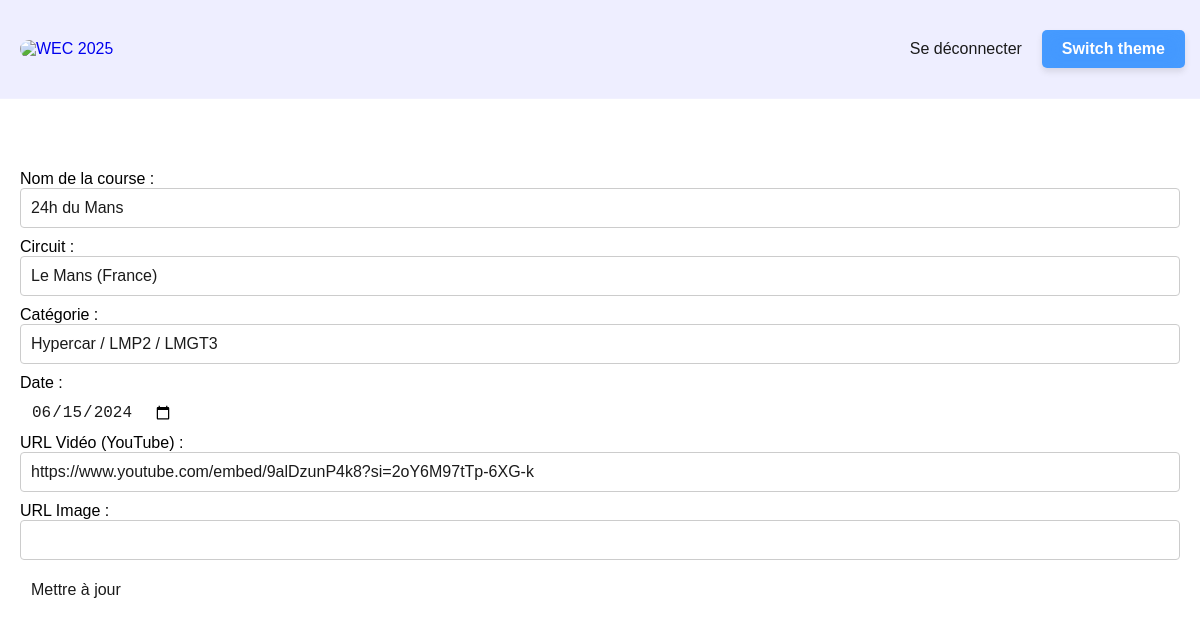
The page /edit_race.php?id=24 (signed in) on the database its author committed.
### tables this page shows
CREATE TABLE IF NOT EXISTS `races` (
  `id` int NOT NULL AUTO_INCREMENT,
  `race_name` varchar(100) NOT NULL,
  `circuit` varchar(100) NOT NULL,
  `category` varchar(50) NOT NULL,
  `race_date` date NOT NULL,
  `video_url` text,
  `image_url` text,
  PRIMARY KEY (`id`)
);

### config.php (called while the page is built)
<?php
class Database
{
    private $host = 'localhost';
    private $dbname = 'WEC_2025';
    private $user = 'root';
    private $pass = '';
    private $pdo;
    public function __construct()
    {
        try {
            $this->pdo = new PDO("mysql:host={$this->host};dbname={$this->dbname}", $this->user, $this->pass);
            $this->pdo->setAttribute(PDO::ATTR_ERRMODE, PDO::ERRMODE_EXCEPTION);
            $this->pdo->setAttribute(PDO::ATTR_DEFAULT_FETCH_MODE, PDO::FETCH_ASSOC);
        } catch (PDOException $e) {
            echo "Database connection failed: " . $e->getMessage();
            exit;
        }
    }
    public function getConnection()
    {
        return $this->pdo;
    }
}

### race.php (called while the page is built, shortened)
<?php
require_once 'config.php';
class Race
{
    private $pdo;
    public function __construct()
    {
        $db = new Database();
        $this->pdo = $db->getConnection();
    }
    public function getRaceById($id)
    {
        $stmt = $this->pdo->prepare("SELECT * FROM races WHERE id = ?");
        $stmt->execute([$id]);
        return $stmt->fetch();
    }
}

### racecontroller.php (called while the page is built, shortened)
<?php
require_once 'race.php';
class RaceController
{
    private $raceModel;
    public function __construct()
    {
        $this->raceModel = new Race();
    }
    public function getRaceById($id)
    {
        return $this->raceModel->getRaceById($id);
    }
}

### edit_race.php (the view, shortened to what this page needs)
<?php
require_once 'RaceController.php';
$raceController = new RaceController();
$race = null;
if (isset($_GET['id'])) {
    $id = intval($_GET['id']);
    $race = $raceController->getRaceById($id);
}
?>
<?php require "header.php";
?>
<?php if ($race): ?>
    <form method="post" action="">
        <label for="raceName">Nom de la course :</label><br>
        <input type="text" name="raceName" value="<?= htmlspecialchars($race['race_name'] ?? '') ?>" required><br>
        <label for="circuit">Circuit :</label><br>
        <input type="text" name="circuit" value="<?= htmlspecialchars($race['circuit'] ?? '') ?>" required><br>
        <label for="category">Catégorie :</label><br>
        <input type="text" name="category" value="<?= htmlspecialchars($race['category'] ?? '') ?>" required><br>
        <label for="raceDate">Date :</label><br>
        <input type="date" name="raceDate" value="<?= htmlspecialchars($race['race_date'] ?? '') ?>" required><br>
        <label for="videoUrl">URL Vidéo (YouTube) :</label><br>
        <input type="text" name="videoUrl" value="<?= htmlspecialchars($race['video_url'] ?? '') ?>"><br>
        <label for="imageUrl">URL Image :</label><br>
        <input type="text" name="imageUrl" value="<?= htmlspecialchars($race['image_url'] ?? '') ?>"><br>
        <input type="submit" name="updateRace" value="Mettre à jour">
    </form>
<?php else: ?>
    <p>Course introuvable ou identifiant non spécifié.</p>
<?php endif; ?>
</body>
</html>

### styles.css (style rules this page uses)
:root { --background-color: rgba(255, 255, 255, 0.6); --text-color: #1b1b1b; --background-nav: rgba(200, 200, 255, 0.3); --menu-background: #e8e8e8; --burger-span: #111; --post-background-color: rgba(255, 255, 255, 0.4); --menu-toggle-background: rgba(0, 122, 255, 0.7); --menu-toggle-background-hover: rgba(32, 79, 130, 0.7); --search-background: rgba(255, 255, 255, 0.3); --glass-blur: 10px; --glass-border: rgba(255, 255, 255, 0.2); }
body { font-family: Arial, sans-serif; background-color: var(--background-color); margin: 0; padding: 20px; }
html { scroll-behavior: smooth; }
input { background: rgba(255, 255, 255, 0.2); backdrop-filter: blur(10px); border: 1px solid rgba(255, 255, 255, 0.3); border-radius: 10px; padding: 10px; color: var( --text-color ); font-size: 16px; outline: none; transition: all 0.3s ease; }
input[type="email"], input[type="password"], input[type="text"] { width: 100%; padding: 10px; margin-bottom: 10px; border: 1px solid #ccc; border-radius: 4px; box-sizing: border-box; }

### rows shown on the page
races: raceName "24h du Mans", circuit "Le Mans (France)", category "Hypercar / LMP2 / LMGT3", raceDate "06/15/2024", videoUrl "https://www.youtube.com/embed/9alDzunP4k8?si=2oY6M97tTp-6XG-k"
